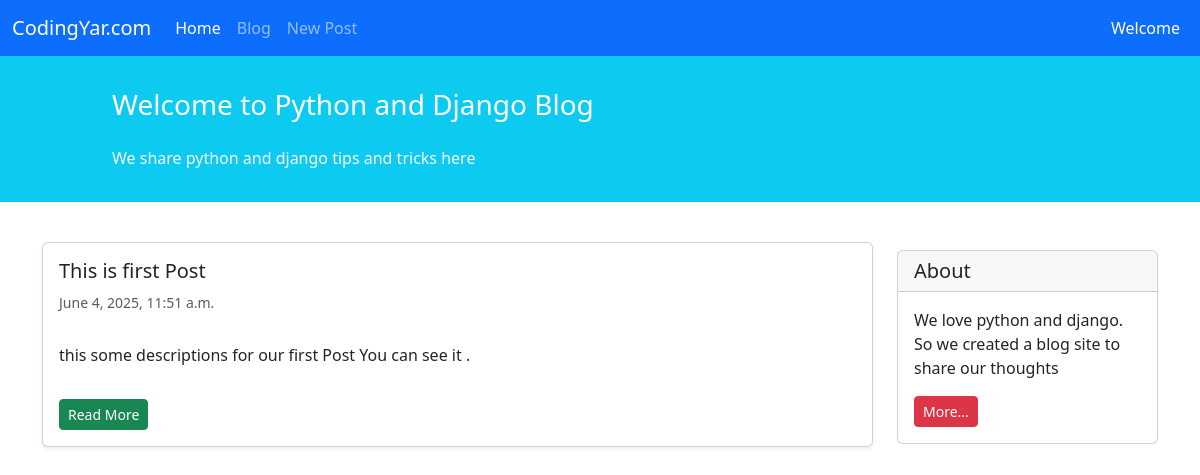
Page /blog/ on the earlier database version.
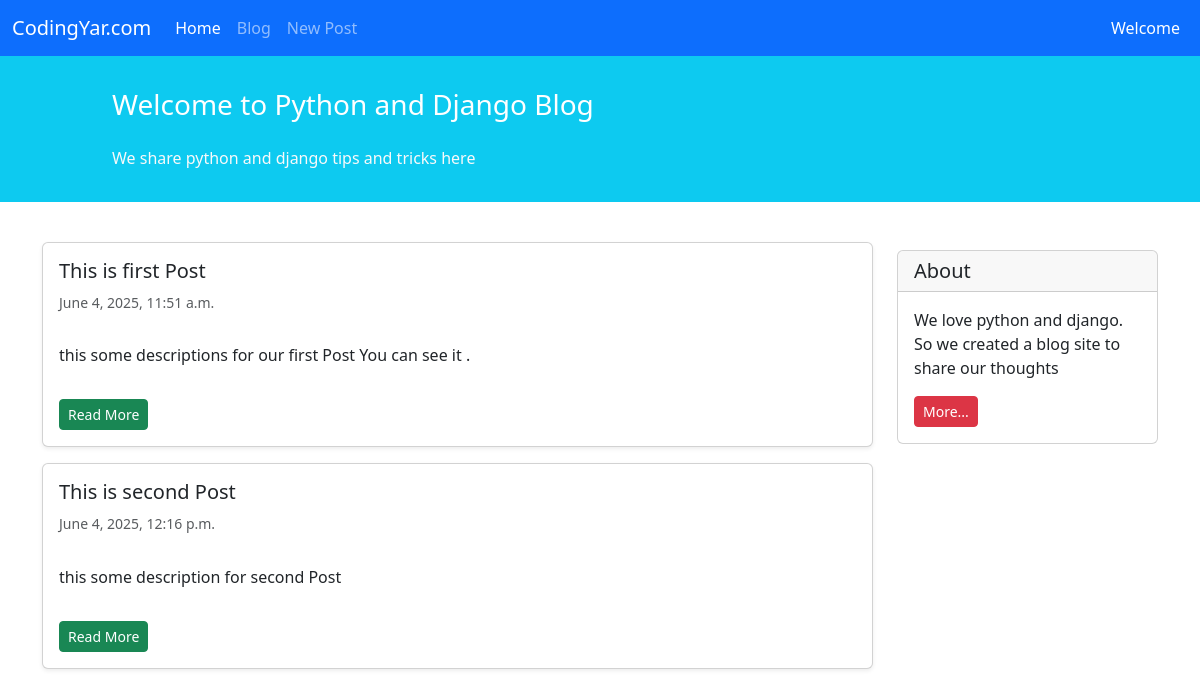
Same page on the later database version.
### blog/models.py (models this page shows, shortened)
class Post(models.Model):
    STATUS_CHOICES = (
        ('pub','Published'),
        ('drf','Draft'),
    )
    title = models.CharField(max_length=100)
    text = models.TextField()
    author = models.ForeignKey('auth.User', on_delete=models.CASCADE)
    datetime_created = models.DateTimeField(auto_now_add=True)
    datetime_modified = models.DateTimeField(auto_now=True)
    status = models.CharField(choices=STATUS_CHOICES, max_length=3)

### blog/views.py (the view)
# urls.py: path('', views.post_list_view, name='posts_list'),
def post_list_view(reuest):
    posts_list = Post.objects.filter(status='pub')
    return render(reuest, 'blog/posts_list.html', {'posts_list': posts_list})

### blog/templates/blog/posts_list.html (shortened to what this page needs)
{% extends "_base.html" %}
{% block content %}
<div class="container mt-4">
    <div class="row">
        <div class="col-9">
            {% for post in posts_list %}
                <div class="card shadow-sm my-3">
                    <div class="card-body">
                        <h5 class="card-title">{{ post.title }}</h5>
                        <h6 class="card-subtitle mb-2 text-muted small py-2">{{ post.datetime_created }}</h6>
                        <p class="card-text py-3">{{ post.text }}</p>
                        <a href='{% url 'post_detail' post.id %}' class="btn btn-sm btn-success">Read More</a>
                    </div>
                </div>
            {% endfor %}
        </div>
        <div class="col-3">
                <div class="card my-4">
                    <h5 class="card-header">About</h5>
                    <div class="card-body">
                        <p class="card-text">We love python and django. So we created a blog site to share our
                            thoughts</p>
                        <a href="#"
                           class="btn btn-sm btn-danger">
                            More...
                        </a>
                    </div>
                </div>
        </div>
    </div>
</div>
{% endblock content %}

### templates/_base.html (shortened to what this page needs)
<!DOCTYPE html>
<html lang="en">
  <head>
    <link
      href="https://cdn.jsdelivr.net/npm/bootstrap@5.3.6/dist/css/bootstrap.min.css"
      rel="stylesheet"
    />
  </head>
  <body>
    <nav class="navbar navbar-expand-lg navbar-dark bg-primary">
      <div class="container-fluid">
        <a class="navbar-brand" href="#">CodingYar.com</a>
        <div class="collapse navbar-collapse" id="navbarNavAltMarkup">
          <div class="navbar-nav">
            <a class="nav-link active" aria-current="page" href="{% url 'posts_list' %}">Home</a>
            <a class="nav-link" href="{% url 'posts_list' %}">Blog</a>
            <a class="nav-link" href="{% url 'post_create' %}">New Post</a>
          </div>
        </div>
        <div class="mx-2 text-white">Welcome</div>
      </div>
    </nav>
    <div class="container-fluid bg-info">
      <div class="row py-3">
        <div class="col-md-8 col-md-10 mx-auto">
          <h3 class="my-4 mt-3 text-white">
            Welcome to Python and Django Blog
          </h3>
          <p class="text-light">
            We share python and django tips and tricks here
          </p>
        </div>
      </div>
    </div>
    {% block content %}{% endblock content %}
  </body>
</html>

Differences in the rows shown:
added Post: title "This is second Post", datetime_created "June 4, 2025, 12:16 p.m.", text "this some description for second Post"
